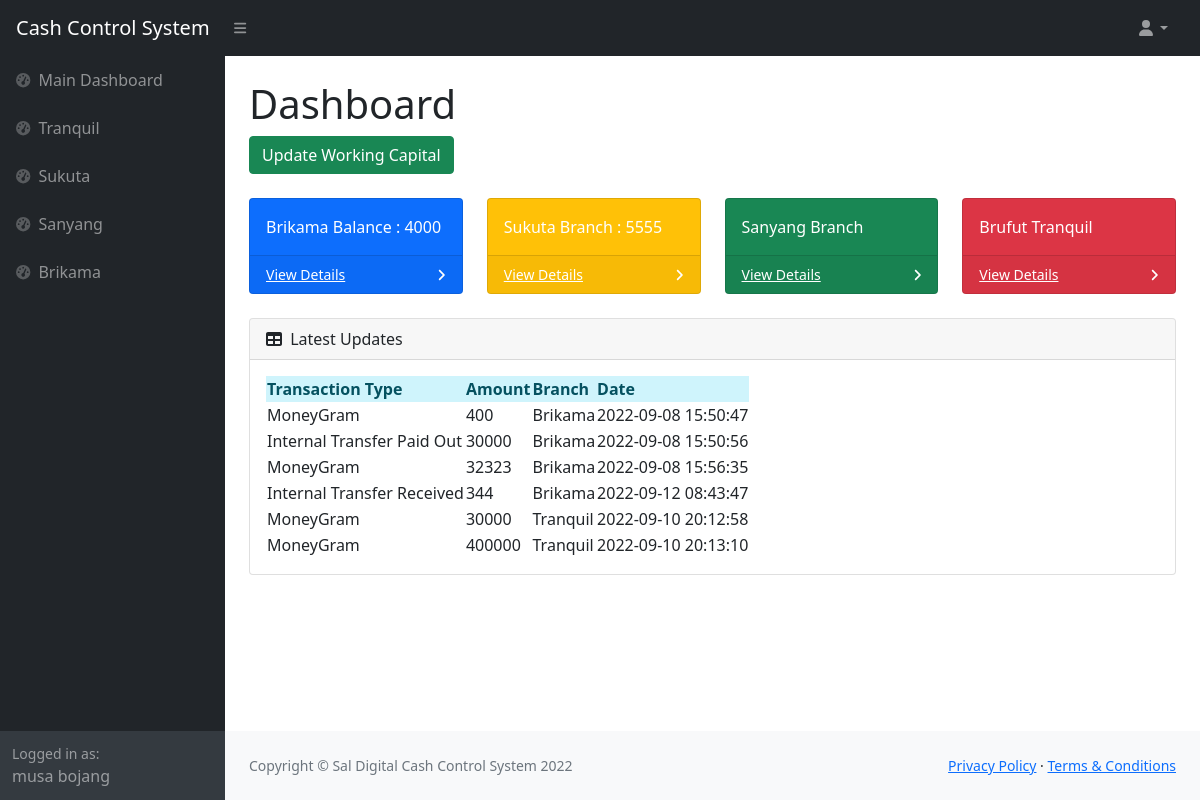
The app's page /authorized/index.php (signed in) with its own data.
### tables this page shows
CREATE TABLE `cc_working_capital` (
  `wc_id` int(11) NOT NULL,
  `branch` varchar(30) NOT NULL,
  `amount` int(30) NOT NULL,
  `added_by` varchar(30) NOT NULL,
  `date` date NOT NULL DEFAULT current_timestamp()
);

CREATE TABLE `cc_table_record` (
  `cc_id` int(11) NOT NULL,
  `transaction_type` varchar(50) NOT NULL,
  `amount` int(50) NOT NULL,
  `branch` varchar(30) NOT NULL,
  `date` timestamp NOT NULL DEFAULT current_timestamp() ON UPDATE current_timestamp()
);

### account.php (called while the page is built, shortened)
<?php
	require_once 'connect.php';
	$q_adminname = $conn->query("SELECT * FROM `admin` WHERE `admin_id` = '$_SESSION[admin_id]'") or die(mysqli_error());
	$f_adminname = $q_adminname->fetch_array();
	$admin_name = $f_adminname['firstname']." ".$f_adminname['lastname'];

### authorized/index.php (the view, shortened to what this page needs)
<!DOCTYPE html>
<?php
    require_once '../account.php';
?>
<html lang="en">
    <head>
        <link href="https://cdn.jsdelivr.net/npm/simple-datatables@latest/dist/style.css" rel="stylesheet" />
        <link href="css/styles.css" rel="stylesheet" />
    </head>
    <body class="sb-nav-fixed">
        <nav class="sb-topnav navbar navbar-expand navbar-dark bg-dark">
           <a class="navbar-brand ps-3" href="index.html">Cash Control System</a>
            <button class="btn btn-link btn-sm order-1 order-lg-0 me-4 me-lg-0" id="sidebarToggle" href="#!"><i class="fas fa-bars"></i></button>
            <ul class="navbar-nav ms-auto ms-md-0 me-3 me-lg-4">
                <li class="nav-item dropdown">
                    <a class="nav-link dropdown-toggle" id="navbarDropdown" href="#" role="button" data-bs-toggle="dropdown" aria-expanded="false"><i class="fas fa-user fa-fw"></i></a>
                </li>
            </ul>
        </nav>
        <div id="layoutSidenav">
            <div id="layoutSidenav_nav">
                <nav class="sb-sidenav accordion sb-sidenav-dark" id="sidenavAccordion">
                    <div class="sb-sidenav-menu">
                        <div class="nav">
                            <a class="nav-link" href="index.html">
                                <div class="sb-nav-link-icon"><i class="fas fa-tachometer-alt"></i></div>
                                Main Dashboard
                            </a>
                            <a class="nav-link" href="index.html">
                                <div class="sb-nav-link-icon"><i class="fas fa-tachometer-alt"></i></div>
                                Tranquil
                            </a>
                            <a class="nav-link" href="index.html">
                                <div class="sb-nav-link-icon"><i class="fas fa-tachometer-alt"></i></div>
                                Sukuta
                            </a>
                            <a class="nav-link" href="index.html">
                                <div class="sb-nav-link-icon"><i class="fas fa-tachometer-alt"></i></div>
                                Sanyang
                            </a>
                            <a class="nav-link" href="index.html">
                                <div class="sb-nav-link-icon"><i class="fas fa-tachometer-alt"></i></div>
                                Brikama
                            </a>
                        </div>
                    </div>
                    <div class="sb-sidenav-footer">
                        <div class="small">Logged in as:</div>
                        <?php echo htmlentities($admin_name)?>
                    </div>
                </nav>
            </div>
            <div id="layoutSidenav_content">
                <main>
                    <div class="container-fluid px-4">
                        <h1 class="mt-4">Dashboard</h1>
                        <ol class="breadcrumb mb-4">
                            <button class = "btn btn-success" type = "button" href = "#" data-toggle = "modal" data-target = "#add_working_capital">
						<span class = "glyphicon glyphicon-plus"></span> Update Working Capital </button>
                        </ol>
                        <?php
                	$wc_fetch_brikama = $conn->query("SELECT amount FROM `cc_working_capital` WHERE branch = 'Brikama' ") or die(mysqli_error());
					$wc_result_brikama = $wc_fetch_brikama->fetch_row();
                    $wc_fetch_sukuta = $conn->query("SELECT amount FROM `cc_working_capital` WHERE branch = 'Sukuta' ") or die(mysqli_error());
					$wc_result_sukuta = $wc_fetch_sukuta->fetch_row();
			           ?>
                        <div class="row">
                            <div class="col-xl-3 col-md-6">
                                <div class="card bg-primary text-white mb-4">
                                    <div class="card-body">Brikama Balance : <?php echo $wc_result_brikama[0]; ?></div>
                                    <div class="card-footer d-flex align-items-center justify-content-between">
                                        <a class="small text-white stretched-link" href="#">View Details</a>
                                        <div class="small text-white"><i class="fas fa-angle-right"></i></div>
                                    </div>
                                </div>
                            </div>
                            <div class="col-xl-3 col-md-6">
                                <div class="card bg-warning text-white mb-4">
                                    <div class="card-body">Sukuta Branch : <?php echo $wc_result_sukuta[0]; ?></div>
                                    <div class="card-footer d-flex align-items-center justify-content-between">
                                        <a class="small text-white stretched-link" href="#">View Details</a>
                                        <div class="small text-white"><i class="fas fa-angle-right"></i></div>
                                    </div>
                                </div>
                            </div>
                            <div class="col-xl-3 col-md-6">
                                <div class="card bg-success text-white mb-4">
                                    <div class="card-body">Sanyang Branch</div>
                                    <div class="card-footer d-flex align-items-center justify-content-between">
                                        <a class="small text-white stretched-link" href="#">View Details</a>
                                        <div class="small text-white"><i class="fas fa-angle-right"></i></div>
                                    </div>
                                </div>
                            </div>
                            <div class="col-xl-3 col-md-6">
                                <div class="card bg-danger text-white mb-4">
                                    <div class="card-body">Brufut Tranquil</div>
                                    <div class="card-footer d-flex align-items-center justify-content-between">
                                        <a class="small text-white stretched-link" href="#">View Details</a>
                                        <div class="small text-white"><i class="fas fa-angle-right"></i></div>
                                    </div>
                                </div>
                            </div>
                        </div>
                        <div class="card mb-4">
                            <div class="card-header">
                                <i class="fas fa-table me-1"></i>
                               Latest Updates
                            </div>
                            <div class="card-body">
                                <table id="datatablesSimple">
                                <thead class = "alert-info">
						<tr>
							<th>Transaction Type</th>
							<th>Amount</th>
							<th>Branch</th>
							<th>Date</th>
						</tr>
					</thead>
					<tbody>
					<?php
						$q_time = $conn->query("SELECT * FROM `cc_table_record`") or die(mysqli_error());
						while($f_time = $q_time->fetch_array()){
					?>
						<tr>
							<td><?php echo $f_time['transaction_type']?></td>
                            <td><?php echo $f_time['amount']?></td>
                            <td><?php echo $f_time['branch']?></td>
                            <td><?php echo $f_time['date']?></td>
						</tr>
					<?php
						}
					?>
					</tbody>
				</table>
                            </div>
                        </div>
                    </div>
                </main>
                <footer class="py-4 bg-light mt-auto">
                    <div class="container-fluid px-4">
                        <div class="d-flex align-items-center justify-content-between small">
                            <div class="text-muted">Copyright &copy; Sal Digital Cash Control System 2022</div>
                            <div>
                                <a href="#">Privacy Policy</a>
                                &middot;
                                <a href="#">Terms &amp; Conditions</a>
                            </div>
                        </div>
                    </div>
                </footer>
            </div>
        </div>
    </body>
</html>

### records on screen
cc_working_capital: amount "4000"
cc_working_capital: amount "5555"
cc_table_record: transaction_type "MoneyGram", amount "400", branch "Brikama", date "2022-09-08 15:50:47"
cc_table_record: transaction_type "Internal Transfer Paid Out", amount "30000", branch "Brikama", date "2022-09-08 15:50:56"
cc_table_record: transaction_type "MoneyGram", amount "32323", branch "Brikama", date "2022-09-08 15:56:35"
cc_table_record: transaction_type "Internal Transfer Received", amount "344", branch "Brikama", date "2022-09-12 08:43:47"
cc_table_record: transaction_type "MoneyGram", amount "30000", branch "Tranquil", date "2022-09-10 20:12:58"
cc_table_record: transaction_type "MoneyGram", amount "400000", branch "Tranquil", date "2022-09-10 20:13:10"

### other values on screen
$admin_name "musa bojang"
